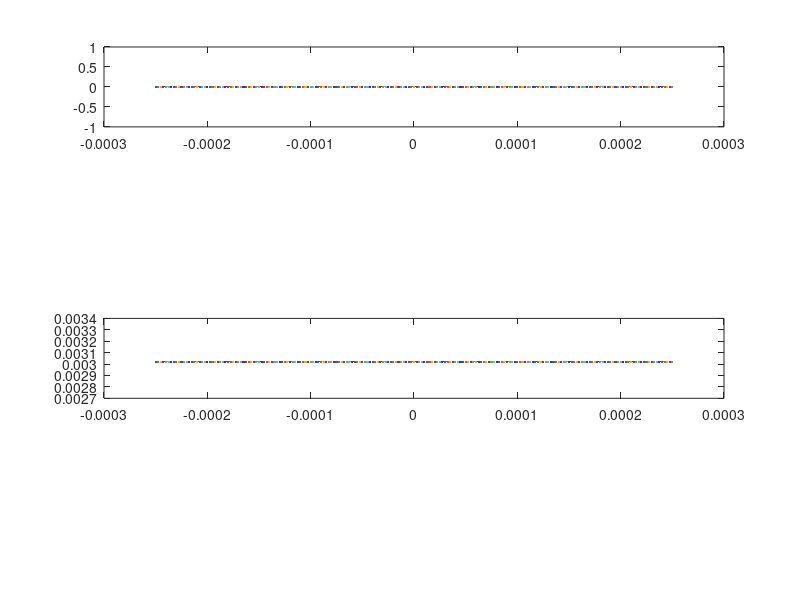

Recreate this plot in MATLAB.
clc;
clear all;


% time
f=4000;
fs=100*f;
ts=1/fs;
t=-2.5*10^-4:ts:2.5*10^-4;
taw=-5*10^-4:ts:5*10^-4;

%definition of reandom variable and process
theta=2*pi*rand(1000,1);
theta1=2*pi*rand(1,1);          %%for omly ome sample  
x=cos(2*pi*f*t + theta);
x1=cos(2*pi*f*t + theta1);
%1)
%figure(1);
%plot(t,x);

 
%2)
figure(1);
%subplot(4,1,1);  %%for each time you run it gives you a different sample to see them on the same figure just change the third numbue in subplot from 1->4
%plot(t,x1);


%3)
z=1/(2*pi)*quad(1/(2*pi)*x,0,2*pi); 
figure(2);
subplot(4,1,1);
plot(t,z);

%4)
y=mean(x1);     %%we use X1 to get the mean of only one cosine
figure(2);
subplot(4,1,3);
plot(t,y);

%5)
autocorrelation=0.5*cos(2*pi*f*taw);
%figure(3);
%lot(taw,autocorrelation);

